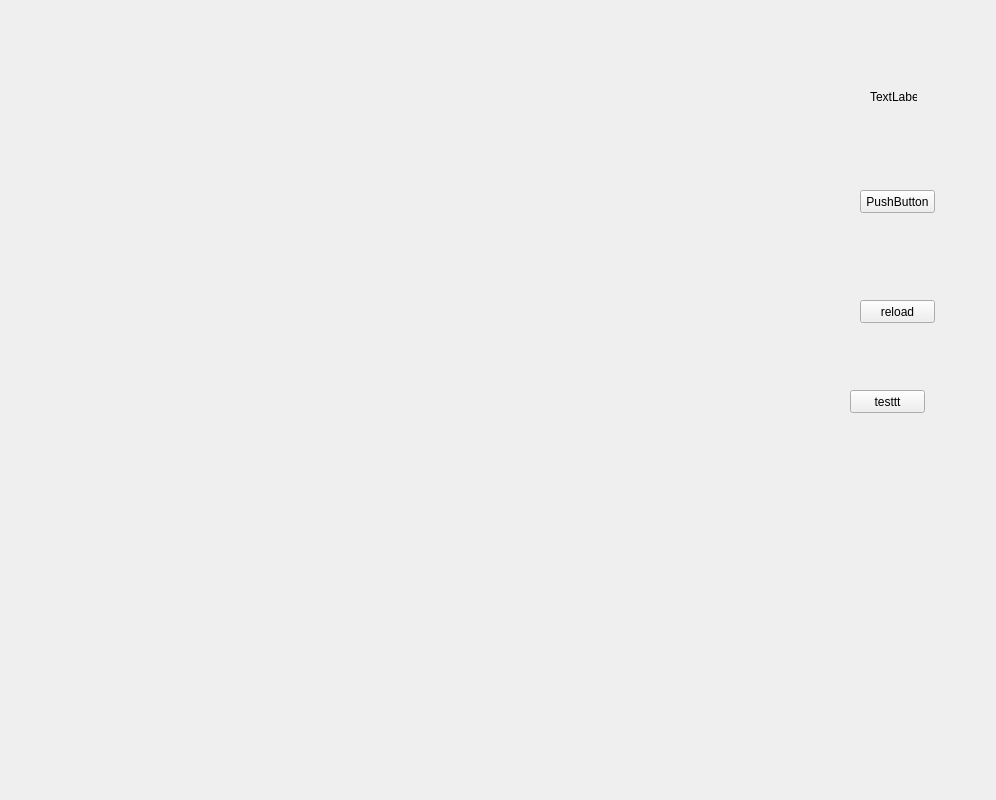
<?xml version="1.0" encoding="UTF-8"?>
<ui version="4.0">
 <class>Form</class>
 <widget class="QWidget" name="Form">
  <property name="geometry">
   <rect>
    <x>0</x>
    <y>0</y>
    <width>996</width>
    <height>800</height>
   </rect>
  </property>
  <property name="windowTitle">
   <string>Form</string>
  </property>
  <widget class="QWidget" name="gridLayoutWidget">
   <property name="geometry">
    <rect>
     <x>0</x>
     <y>0</y>
     <width>800</width>
     <height>800</height>
    </rect>
   </property>
   <layout class="QGridLayout" name="chess_grid" rowstretch="0">
    <property name="sizeConstraint">
     <enum>QLayout::SetNoConstraint</enum>
    </property>
   </layout>
  </widget>
  <widget class="QPushButton" name="pushButton">
   <property name="geometry">
    <rect>
     <x>860</x>
     <y>190</y>
     <width>75</width>
     <height>23</height>
    </rect>
   </property>
   <property name="text">
    <string>PushButton</string>
   </property>
  </widget>
  <widget class="QPushButton" name="pushButton_2">
   <property name="geometry">
    <rect>
     <x>860</x>
     <y>300</y>
     <width>75</width>
     <height>23</height>
    </rect>
   </property>
   <property name="text">
    <string>reload</string>
   </property>
  </widget>
  <widget class="QLabel" name="label">
   <property name="geometry">
    <rect>
     <x>870</x>
     <y>90</y>
     <width>47</width>
     <height>13</height>
    </rect>
   </property>
   <property name="text">
    <string>TextLabel</string>
   </property>
  </widget>
  <widget class="QPushButton" name="pushButton_3">
   <property name="geometry">
    <rect>
     <x>850</x>
     <y>390</y>
     <width>75</width>
     <height>23</height>
    </rect>
   </property>
   <property name="text">
    <string>testtt</string>
   </property>
  </widget>
 </widget>
 <resources/>
 <connections/>
</ui>
